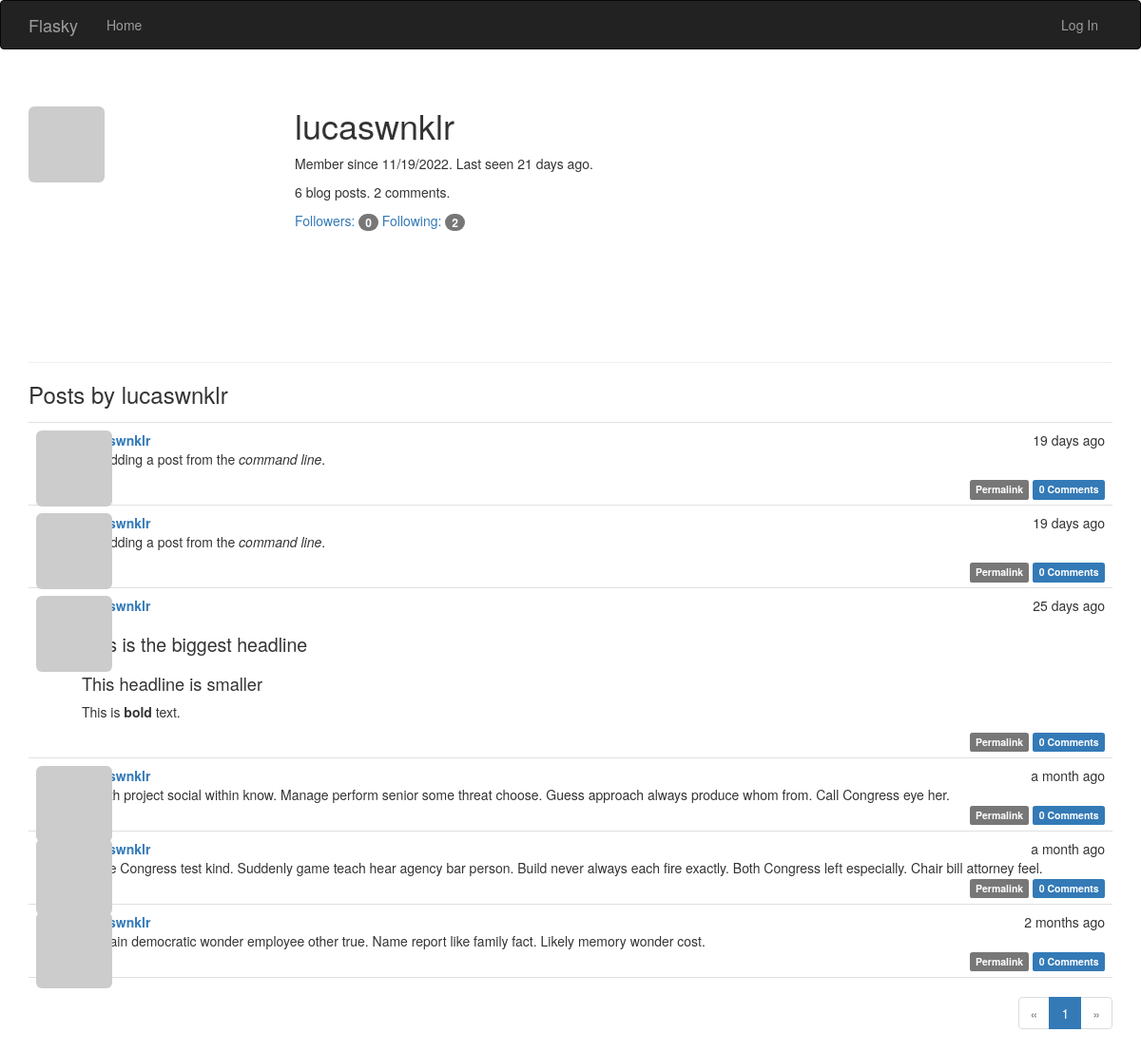
Page /user/lucaswnklr on the committed database.
### app/models.py (models this page shows, shortened)
class User(UserMixin, db.Model):
    __tablename__ = 'users'
    id = db.Column(db.Integer, primary_key=True)
    email = db.Column(db.String(64), unique=True, index=True)
    username = db.Column(db.String(64), unique=True, index=True)
    role_id = db.Column(db.Integer, db.ForeignKey('roles.id'))
    password_hash = db.Column(db.String(128))
    confirmed = db.Column(db.Boolean, default=False)
    name = db.Column(db.String(64))
    location = db.Column(db.String(64))
    about_me = db.Column(db.Text())
    member_since = db.Column(db.DateTime(), default=datetime.utcnow)
    last_seen = db.Column(db.DateTime(), default=datetime.utcnow)
    avatar_hash = db.Column(db.String(32))
    posts = db.relationship('Post', backref='author', lazy='dynamic')
    followed = db.relationship('Follow', foreign_keys=[Follow.follower_id],
                               backref=db.backref('follower', lazy='joined'),
                               lazy='dynamic',
                               cascade='all, delete-orphan')
    followers = db.relationship('Follow', foreign_keys=[Follow.followed_id],
                                backref=db.backref('followed', lazy='joined'),
                                lazy='dynamic',
                                cascade='all, delete-orphan')
    comments = db.relationship('Comment', backref='author', lazy='dynamic')
    @property
    def password(self):
        raise AttributeError('password is not a readable attribute')
    def gravatar_hash(self):
        return hashlib.md5(self.email.lower().encode('utf-8')).hexdigest()
    def gravatar(self, size=100, default='identicon', rating='g'):
        url = 'https://secure.gravatar.com/avatar'
        hash = self.avatar_hash or self.gravatar_hash()
        return '{url}/{hash}?s={size}&d={default}&r={rating}'.format(
            url=url, hash=hash, size=size, default=default, rating=rating)

class Post(db.Model):
    __tablename__ = 'posts'
    id = db.Column(db.Integer, primary_key=True)
    body = db.Column(db.Text)
    body_html = db.Column(db.Text)
    timestamp = db.Column(db.DateTime, index=True, default=datetime.utcnow)
    author_id = db.Column(db.Integer, db.ForeignKey('users.id'))
    comments = db.relationship('Comment', backref='post', lazy='dynamic')

### app/main/views.py (the view)
@main.route('/user/<username>')
def user(username):
    user = User.query.filter_by(username=username).first_or_404()
    page = request.args.get('page', 1, type=int)
    pagination = user.posts.order_by(Post.timestamp.desc()).paginate(page=page,
                                                                     per_page=current_app.config[
                                                                         'FLASKY_POSTS_PER_PAGE'], error_out=False)
    posts = pagination.items
    return render_template('user.html', user=user, posts=posts, pagination=pagination)

### app/auth/views.py (called while the page is built)
@auth.before_app_request
def before_request():
    if current_user.is_authenticated:
        current_user.ping()
        if not current_user.confirmed \
                and request.endpoint \
                and request.blueprint != 'auth' \
                and request.endpoint != 'static':
            return redirect(url_for('auth.unconfirmed'))

### app/main/__init__.py (called while the page is built)
@main.app_context_processor
def inject_permissions():
    return dict(Permission=Permission)

### app/models.py (called while the page is built)
    def can(self, permissions):
        return False

    def is_administrator(self):
        return False

### app/templates/user.html (shortened to what this page needs)
{% extends 'base.html' %}
{% import "_macros.html" as macros %}
{% block page_content %}
<div class="page-header">
    <img class="img-rounded profile-thumbnail" src="{{ user.gravatar(size=256) }}">
    <div class="profile-header">
        <h1>{{ user.username }}</h1>
        <p>Member since {{ moment(user.member_since).format('L') }}. Last seen {{ moment(user.last_seen).fromNow() }}.</p>
        <p>{{ user.posts.count() }} blog posts. {{ user.comments.count() }} comments.</p>
        <p>
            <a href="{{ url_for('.followers', username=user.username) }}">Followers: <span class="badge">{{ user.followers.count() - 1 }}</span></a>
            <a href="{{ url_for('.followed_by', username=user.username) }}">Following: <span class="badge">{{ user.followed.count() - 1}}</span></a>
        </p>
    </div>
</div>
<h3>Posts by {{ user.username }}</h3>
{% include '_posts.html' %}
{% if pagination %}
<div class="pagination">
    {{ macros.pagination_widget(pagination, '.user', username=user.username) }}
</div>
{% endif %}
{% endblock %}

### app/templates/_posts.html (shortened to what this page needs)
<ul class="posts">
    {% for post in posts %}
    <li class="post">
        <div class="post-thumbnail">
            <a href="{{ url_for('.user', username=post.author.username) }}">
                <img class="img-rounded profile-thumbnail" src="{{ post.author.gravatar(size=40) }}">
            </a>
        </div>
        <div class="post-content">
            <div class="post-date">{{ moment(post.timestamp).fromNow() }}</div>
            <div class="post-author"><a href="{{ url_for('.user', username=post.author.username) }}">{{ post.author.username }}</a></div>
            <div class="post-body">
                {% if post.body_html %}
                    {{ post.body_html | safe }}
                {% else %}
                    {{ post.body }}
                {% endif %}
            </div>
            <div class="post-footer">
                <a href="{{ url_for('.post', id=post.id) }}">
                    <span class="label label-default">Permalink</span>
                </a>
                <a href="{{ url_for('.post', id=post.id)}}#comments">
                    <span class="label label-primary">{{ post.comments.count() }} Comments</span>
                </a>
            </div>
        </div>
    </li>
    {% endfor %}
</ul>

### app/static/styles.css (style rules this page uses)
.profile-thumbnail { position: absolute; }
.profile-header { min-height: 260px; margin-left: 280px; }
ul.posts { list-style-type: none; padding: 0px; margin: 16px 0px 0px 0px; border-top: 1px solid #e0e0e0; }
ul.posts li.post { padding: 8px; border-bottom: 1px solid #e0e0e0; }
div.post-date { float: right; }
div.post-author { font-weight: bold; }
div.post-thumbnail { position: absolute; }
div.post-content { margin-left: 48px; min-height: 48px; }
div.post-footer { text-align: right; }
div.pagination { width: 100%; text-align: right; padding: 0px; margin: 0px; }
.post-body h1 { font-size: 140%; }
.post-body h2 { font-size: 130%; }

### rows in the picture
User: username "lucaswnklr", member_since "11/19/2022", last_seen "21 days ago"
Post: timestamp "19 days ago", author.username "lucaswnklr", body_html "I'm adding a post from the command line .", comments.count "0"
Post: timestamp "19 days ago", author.username "lucaswnklr", body_html "I'm adding a post from the command line .", comments.count "0"
Post: timestamp "25 days ago", author.username "lucaswnklr", body_html "This is the biggest headline This headline is smaller This is bold text.", comments.count "0"
Post: timestamp "a month ago", author.username "lucaswnklr", body "Health project social within know. Manage perform senior some threat choose. Guess approach always produce whom from. Call Congress eye her.", comments.count "0"
Post: timestamp "a month ago", author.username "lucaswnklr", body "Three Congress test kind. Suddenly game teach hear agency bar person. Build never always each fire exactly. Both Congress left especially. Chair bill attorney feel.", comments.count "0"
Post: timestamp "2 months ago", author.username "lucaswnklr", body "Contain democratic wonder employee other true. Name report like family fact. Likely memory wonder cost.", comments.count "0"

### other values in the picture
{{ user.posts.count() }} "6"
{{ user.comments.count() }} "2"
{{ user.followers.count() - 1 }} "0"
{{ user.followed.count() - 1 }} "2"
{{ p }} "1"
